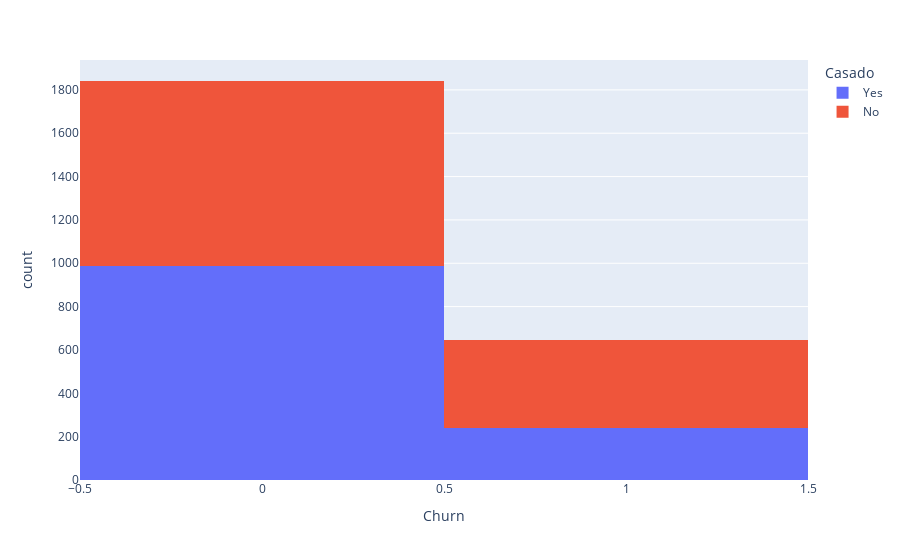

Source (notebook cell):
### Code cell
px.histogram(df, x= 'Churn', color= 'Casado', barmode = 'stack',labels='Gráfico de Casados vs Churn',)

### Figure 1 — Plotly figure (JSON) as saved in the notebook; plotly's stock layout.template omitted (floating-point values rounded to 4 significant figures; data arrays with more than 128 entries replaced by an {"elided": "..."} marker saying what was removed)
{"data": [{"alignmentgroup": "True", "bingroup": "x", "hovertemplate": "Casado=Yes<br>Churn=%{x}<br>count=%{y}<extra></extra>", "legendgroup": "Yes", "marker": {"color": "#636efa", "pattern": {"shape": ""}}, "name": "Yes", "offsetgroup": "Yes", "orientation": "v", "showlegend": true, "type": "histogram", "x": {"elided": "1226 int values"}, "xaxis": "x", "yaxis": "y"}, {"alignmentgroup": "True", "bingroup": "x", "hovertemplate": "Casado=No<br>Churn=%{x}<br>count=%{y}<extra></extra>", "legendgroup": "No", "marker": {"color": "#EF553B", "pattern": {"shape": ""}}, "name": "No", "offsetgroup": "No", "orientation": "v", "showlegend": true, "type": "histogram", "x": {"elided": "1262 int values"}, "xaxis": "x", "yaxis": "y"}], "layout": {"barmode": "stack", "legend": {"title": {"text": "Casado"}, "tracegroupgap": 0}, "margin": {"t": 60}, "xaxis": {"anchor": "y", "domain": [0, 1], "title": {"text": "Churn"}}, "yaxis": {"anchor": "x", "domain": [0, 1], "title": {"text": "count"}}}}
